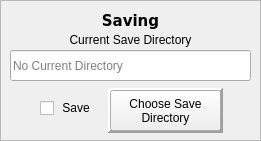
   <widget class="QFrame" name="frame_4">
    <property name="geometry">
     <rect>
      <x>250</x>
      <y>420</y>
      <width>261</width>
      <height>141</height>
     </rect>
    </property>
    <property name="frameShape">
     <enum>QFrame::StyledPanel</enum>
    </property>
    <property name="frameShadow">
     <enum>QFrame::Sunken</enum>
    </property>
    <widget class="QCheckBox" name="save_check">
     <property name="geometry">
      <rect>
       <x>40</x>
       <y>100</y>
       <width>51</width>
       <height>16</height>
      </rect>
     </property>
     <property name="toolTip">
      <string>Tick to enable saving</string>
     </property>
     <property name="autoFillBackground">
      <bool>false</bool>
     </property>
     <property name="text">
      <string> Save</string>
     </property>
     <property name="iconSize">
      <size>
       <width>32</width>
       <height>32</height>
      </size>
     </property>
    </widget>
    <widget class="QLabel" name="label_12">
     <property name="geometry">
      <rect>
       <x>0</x>
       <y>0</y>
       <width>261</width>
       <height>41</height>
      </rect>
     </property>
     <property name="font">
      <font>
       <family>Verdana</family>
       <pointsize>11</pointsize>
       <weight>75</weight>
       <bold>true</bold>
      </font>
     </property>
     <property name="text">
      <string>Saving</string>
     </property>
     <property name="alignment">
      <set>Qt::AlignCenter</set>
     </property>
    </widget>
    <widget class="QPushButton" name="directory_button">
     <property name="geometry">
      <rect>
       <x>110</x>
       <y>90</y>
       <width>111</width>
       <height>41</height>
      </rect>
     </property>
     <property name="toolTip">
      <string/>
     </property>
     <property name="text">
      <string>Choose Save 
Directory</string>
     </property>
    </widget>
    <widget class="QLineEdit" name="current_directory">
     <property name="geometry">
      <rect>
       <x>10</x>
       <y>50</y>
       <width>241</width>
       <height>31</height>
      </rect>
     </property>
     <property name="toolTip">
      <string>Current save directory</string>
     </property>
     <property name="readOnly">
      <bool>true</bool>
     </property>
     <property name="placeholderText">
      <string>No Current Directory</string>
     </property>
    </widget>
    <widget class="QFrame" name="frame_7">
     <property name="geometry">
      <rect>
       <x>108</x>
       <y>88</y>
       <width>115</width>
       <height>45</height>
      </rect>
     </property>
     <property name="toolTip">
      <string>Choose save directory</string>
     </property>
     <property name="frameShape">
      <enum>QFrame::Panel</enum>
     </property>
     <property name="frameShadow">
      <enum>QFrame::Raised</enum>
     </property>
     <property name="lineWidth">
      <number>3</number>
     </property>
     <property name="midLineWidth">
      <number>1</number>
     </property>
     <zorder>frame_4</zorder>
    </widget>
    <widget class="QLabel" name="label_4">
     <property name="geometry">
      <rect>
       <x>10</x>
       <y>30</y>
       <width>241</width>
       <height>20</height>
      </rect>
     </property>
     <property name="layoutDirection">
      <enum>Qt::LeftToRight</enum>
     </property>
     <property name="text">
      <string>Current Save Directory</string>
     </property>
     <property name="textFormat">
      <enum>Qt::AutoText</enum>
     </property>
     <property name="alignment">
      <set>Qt::AlignCenter</set>
     </property>
    </widget>
    <zorder>frame_7</zorder>
    <zorder>save_check</zorder>
    <zorder>label_12</zorder>
    <zorder>directory_button</zorder>
    <zorder>current_directory</zorder>
    <zorder>label_4</zorder>
   </widget>
